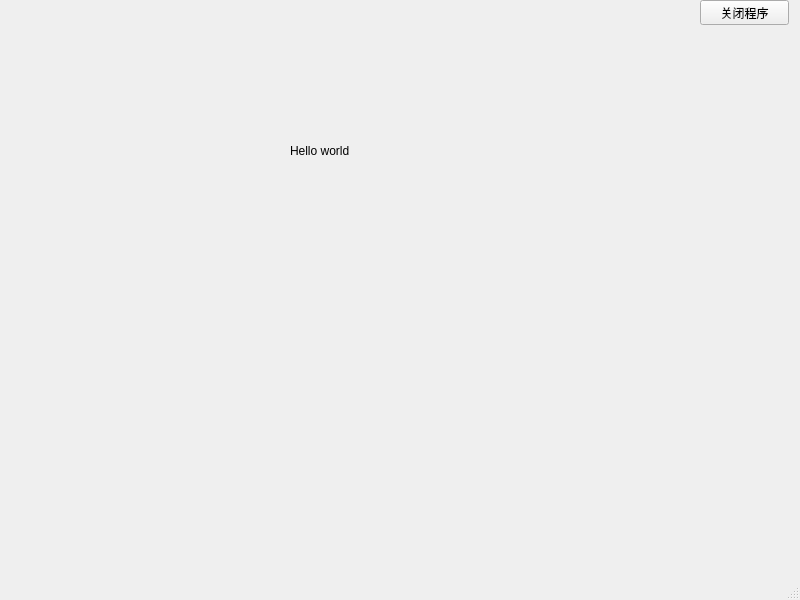
<?xml version="1.0" encoding="UTF-8"?>
<ui version="4.0">
 <class>MainWindow</class>
 <widget class="QMainWindow" name="MainWindow">
  <property name="geometry">
   <rect>
    <x>0</x>
    <y>0</y>
    <width>800</width>
    <height>600</height>
   </rect>
  </property>
  <property name="windowTitle">
   <string>MainWindow</string>
  </property>
  <widget class="QWidget" name="centralwidget">
   <widget class="QLabel" name="label">
    <property name="geometry">
     <rect>
      <x>290</x>
      <y>140</y>
      <width>91</width>
      <height>21</height>
     </rect>
    </property>
    <property name="text">
     <string>Hello world</string>
    </property>
   </widget>
   <widget class="QPushButton" name="pushButton">
    <property name="geometry">
     <rect>
      <x>700</x>
      <y>0</y>
      <width>89</width>
      <height>25</height>
     </rect>
    </property>
    <property name="text">
     <string>关闭程序</string>
    </property>
   </widget>
  </widget>
  <widget class="QMenuBar" name="menubar">
   <property name="geometry">
    <rect>
     <x>0</x>
     <y>0</y>
     <width>800</width>
     <height>28</height>
    </rect>
   </property>
  </widget>
  <widget class="QStatusBar" name="statusbar"/>
 </widget>
 <resources/>
 <connections/>
</ui>
